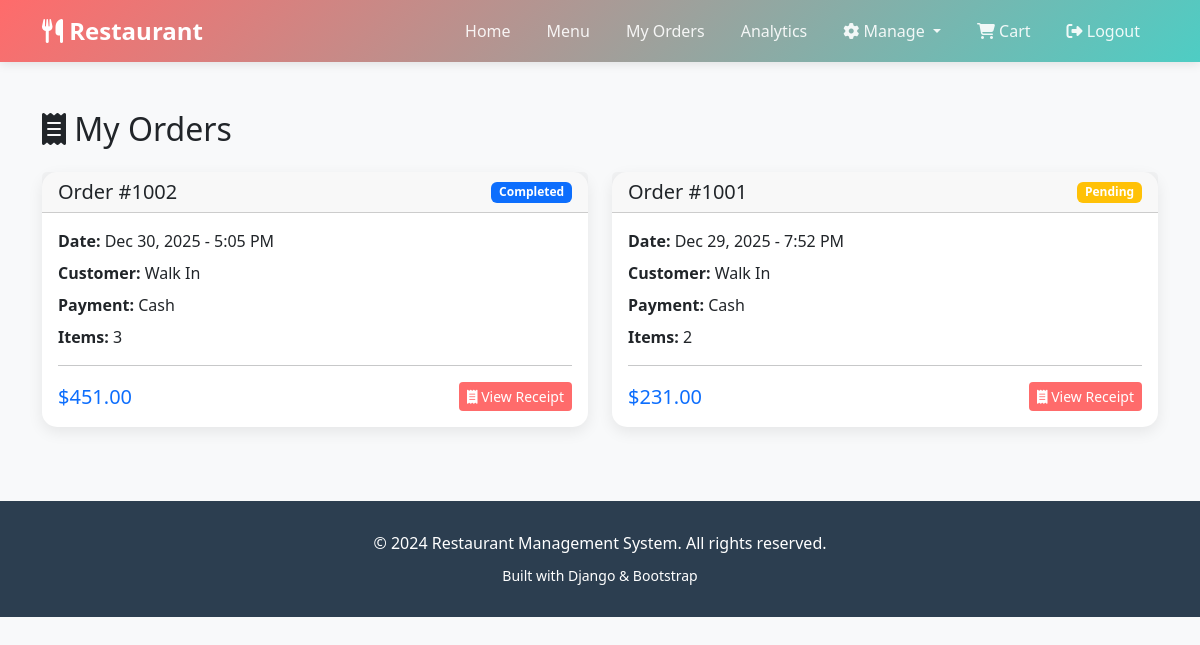
Screenshot of /orders/ (signed in) with the database file from the repository.
### restaurant/models.py (models this page shows, shortened)
class Order(models.Model):
    STATUS_CHOICES = [
        ('completed', 'Completed'),
        ('pending', 'Pending'),
        ('preparing', 'Preparing'),
        ('ready', 'Ready'),
        ('cancelled', 'Cancelled'),
    ]
    PAYMENT_CHOICES = [
        ('cash', 'Cash'),
        ('card', 'Card'),
        ('online', 'Online Payment'),
    ]
    user = models.ForeignKey(User, on_delete=models.CASCADE)
    token_number = models.CharField(max_length=10, unique=True, editable=False)
    customer_name = models.CharField(max_length=200)
    customer_phone = models.CharField(max_length=20)
    customer_email = models.EmailField(blank=True)
    notes = models.TextField(blank=True)
    payment_method = models.CharField(max_length=20, choices=PAYMENT_CHOICES, default='cash')
    status = models.CharField(max_length=20, choices=STATUS_CHOICES, default='completed')
    subtotal = models.DecimalField(max_digits=10, decimal_places=2)
    tax = models.DecimalField(max_digits=10, decimal_places=2)
    total = models.DecimalField(max_digits=10, decimal_places=2)
    created_at = models.DateTimeField(auto_now_add=True)
    updated_at = models.DateTimeField(auto_now=True)
    class Meta:
        ordering = ['-created_at']

### restaurant/views.py (the view)
# urls.py: path('orders/', views.orders_view, name='orders'),
@login_required
def orders_view(request):
    orders = Order.objects.filter(user=request.user)
    return render(request, 'restaurant/orders.html', {'orders': orders})

### restaurant/templates/restaurant/orders.html (shortened to what this page needs)
{% extends 'restaurant/base.html' %}
{% block content %}
<div class="container my-5">
    <h2 class="mb-4">
        <i class="fas fa-receipt"></i> My Orders
    </h2>
    {% if orders %}
    <div class="row">
        {% for order in orders %}
        <div class="col-lg-6 mb-4">
            <div class="card">
                <div class="card-header d-flex justify-content-between align-items-center">
                    <h5 class="mb-0">Order {{ order.token_number }}</h5>
                    <span class="badge
                        {% if order.status == 'pending' %}bg-warning
                        {% elif order.status == 'preparing' %}bg-info
                        {% elif order.status == 'ready' %}bg-success
                        {% elif order.status == 'completed' %}bg-primary
                        {% else %}bg-danger{% endif %}">
                        {{ order.get_status_display }}
                    </span>
                </div>
                <div class="card-body">
                    <p class="mb-2">
                        <strong>Date:</strong> {{ order.created_at|date:"M d, Y - g:i A" }}
                    </p>
                    <p class="mb-2">
                        <strong>Customer:</strong> {{ order.customer_name }}
                    </p>
                    <p class="mb-2">
                        <strong>Payment:</strong> {{ order.get_payment_method_display }}
                    </p>
                    <p class="mb-2">
                        <strong>Items:</strong> {{ order.items.count }}
                    </p>
                    <hr>
                    <div class="d-flex justify-content-between align-items-center">
                        <h5 class="text-primary mb-0">${{ order.total }}</h5>
                        <a href="{% url 'receipt' order.id %}" class="btn btn-primary btn-sm">
                            <i class="fas fa-receipt"></i> View Receipt
                        </a>
                    </div>
                </div>
            </div>
        </div>
        {% endfor %}
    </div>
    {% endif %}
</div>
{% endblock %}

### restaurant/templates/restaurant/base.html (style rules this page uses)
:root { --primary-color: #FF6B6B; --secondary-color: #4ECDC4; --dark-color: #2C3E50; --light-bg: #F8F9FA; }
body { font-family: 'Segoe UI', Tahoma, Geneva, Verdana, sans-serif; background-color: var(--light-bg); }
.btn-primary { background: var(--primary-color); border: none; transition: all 0.3s; }
.card { border: none; border-radius: 15px; box-shadow: 0 5px 15px rgba(0,0,0,0.08); transition: all 0.3s; }

### rows the page displays
Order: token_number "#1002", status "Completed", created_at "Dec 30, 2025 - 5:05 PM", customer_name "Walk In", payment_method "Cash", items.count "3", total "451.00"
Order: token_number "#1001", status "Pending", created_at "Dec 29, 2025 - 7:52 PM", customer_name "Walk In", payment_method "Cash", items.count "2", total "231.00"
